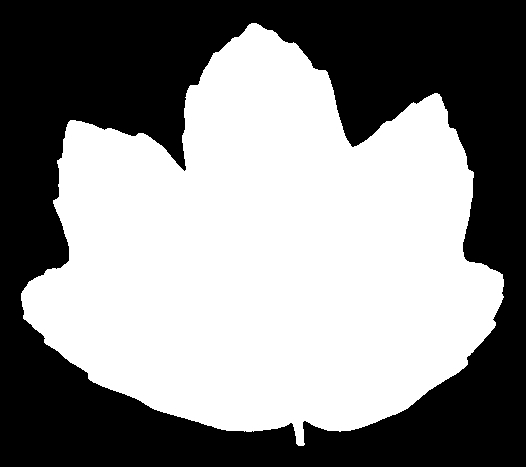
%> input picture 1.jpg, 526 x 467 px
$ octave imageProcessing.m   (GNU Octave 9; MATLAB toolbox functions it lacks are replaced by stand-ins)
%> lines starting %> are read from the running program, lines starting %| are printed output that depends on the picture; in (x1, y1, x2, y2) boxes, pixels count from 0 and x2, y2 are one past the last pixel; in counts of white or black regions, pixels touching at a corner belong together; the program's own positions count from 1


A = imread('1.jpg');
%> A is the input picture: size 467x526 uint8; min 0, max 255, mean 136.2

%Generate a averaging filter
h_average = fspecial('average',3);

%generate a gaussian filter
h_gaussian = fspecial('gaussian', 3, 0.5);

 A_bin = imbinarize(A, 0.5);
%> A_bin: size 467x526 logical; 53.4% white; 1 black region, box (x1, y1, x2, y2) and area: (0, 0, 526, 467) 114455
merge = zeros(120);

A_bin_resize = imresize(A_bin,0.10) ;
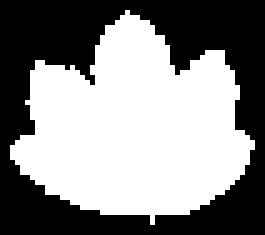
%> A_bin_resize: size 47x53 logical (shown 5 times larger); 53.5% white; 1 black region, box (x1, y1, x2, y2) and area: (0, 0, 53, 47) 1159
[y, x] = size(A_bin_resize);
%> y = 47; x = 53
startX = round((120/2)-(x/2));
%> startX = 34
startY = round((120/2)-(y/2));
%> startY = 37
merge(startY: startY + y - 1, startX: + startX + x  - 1) = A_bin_resize;
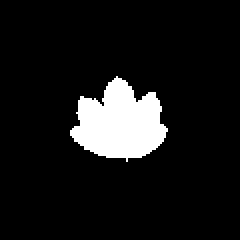
%> merge: size 120x120 double (shown 2 times larger); values 0 (black) and 1 (white), 9.2% white; 1 white region, box (x1, y1, x2, y2) and area: (35, 38, 84, 81) 1332

% (87/2)-(y/2))
% ((87/2)-(x/2))
imshow(merge);

merge = A;

A_average = imfilter(merge, h_average);
A_gaussian = imfilter(merge, h_gaussian);
A_median = medfilt2(merge);
A_guided_filter = imguidedfilter(merge);

subplot(2,3,1), imshow(merge), title('Original');

subplot(2,3,2), imshow(A_average), title('average');
subplot(2,3,3), imshow(A_gaussian), title('gaussian');
subplot(2,3,4), imshow(A_median), title('median');
subplot(2,3,5), imshow(A_guided_filter), title('guide filter');

$ run again, with 3.jpg copied over 1.jpg
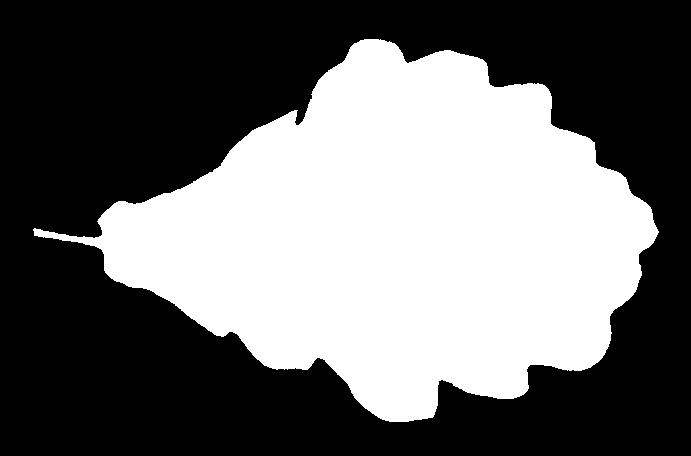
%> input picture 3.jpg, 691 x 456 px
%> A is the input picture: size 456x691 uint8; min 0, max 255, mean 106.3
%> A_bin: size 456x691 logical; 41.7% white; 1 white region, box (x1, y1, x2, y2) and area: (33, 39, 659, 422) 131345
%> `A_bin_resize = imresize(A_bin,0.10) ;`:
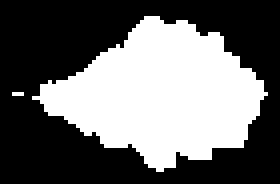
%> A_bin_resize: size 46x70 logical (shown 4 times larger); 41.6% white; 2 white regions (1 under 20 px), largest, box (x1, y1, x2, y2) and area: (8, 4, 67, 43) 1336
%> `merge(startY: startY + y - 1, startX: + startX + x  - 1) = A_bin_resize;`:
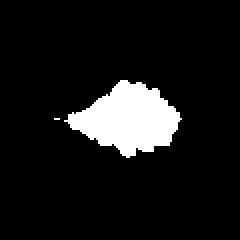
%> merge: size 120x120 double (shown 2 times larger); values 0 (black) and 1 (white), 9.3% white; 2 white regions (1 under 20 px), largest, box (x1, y1, x2, y2) and area: (32, 40, 91, 79) 1336
